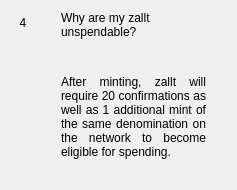
                  <widget class="QWidget" name="widgetFaq4" native="true">
                   <layout class="QHBoxLayout" name="horizontalPage_4" stretch="0,1">
                    <item alignment="Qt::AlignTop">
                     <widget class="QLabel" name="labelNumber4">
                      <property name="minimumSize">
                       <size>
                        <width>24</width>
                        <height>24</height>
                       </size>
                      </property>
                      <property name="maximumSize">
                       <size>
                        <width>16777215</width>
                        <height>24</height>
                       </size>
                      </property>
                      <property name="text">
                       <string>4</string>
                      </property>
                      <property name="alignment">
                       <set>Qt::AlignCenter</set>
                      </property>
                     </widget>
                    </item>
                    <item>
                     <layout class="QVBoxLayout" name="verticalLayoutPage_4">
                      <property name="leftMargin">
                       <number>20</number>
                      </property>
                      <property name="rightMargin">
                       <number>20</number>
                      </property>
                      <item>
                       <widget class="QLabel" name="labelSubtitle4">
                        <property name="text">
                         <string>Why are my zallt unspendable?</string>
                        </property>
                        <property name="wordWrap">
                         <bool>true</bool>
                        </property>
                       </widget>
                      </item>
                      <item>
                       <spacer name="verticalSpacer_40">
                        <property name="orientation">
                         <enum>Qt::Vertical</enum>
                        </property>
                        <property name="sizeType">
                         <enum>QSizePolicy::Fixed</enum>
                        </property>
                        <property name="sizeHint" stdset="0">
                         <size>
                          <width>20</width>
                          <height>30</height>
                         </size>
                        </property>
                       </spacer>
                      </item>
                      <item>
                       <widget class="QLabel" name="labelContent4">
                        <property name="text">
                         <string>
                           &lt;html&gt;&lt;head/&gt;&lt;body&gt;&lt;p align=&quot;justify&quot;&gt;
                           After minting, zallt will require 20 confirmations as well as 1
                           additional mint of the same denomination on the network to
                           become eligible for spending.
                           &lt;/p&gt;&lt;/body&gt;&lt;/html&gt;
                         </string>
                        </property>
                        <property name="alignment">
                         <set>Qt::AlignLeading|Qt::AlignLeft|Qt::AlignTop</set>
                        </property>
                        <property name="wordWrap">
                         <bool>true</bool>
                        </property>
                       </widget>
                      </item>
                      <item>
                       <spacer name="verticalSpacer_41">
                        <property name="orientation">
                         <enum>Qt::Vertical</enum>
                        </property>
                        <property name="sizeHint" stdset="0">
                         <size>
                          <width>20</width>
                          <height>20</height>
                         </size>
                        </property>
                       </spacer>
                      </item>
                     </layout>
                    </item>
                   </layout>
                  </widget>
